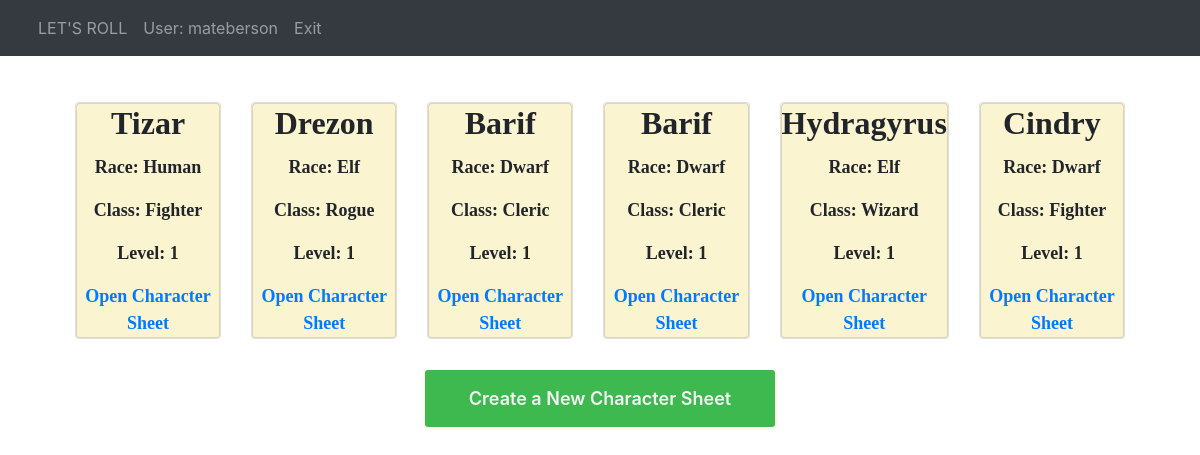
Before: / (signed in) with the older database file.
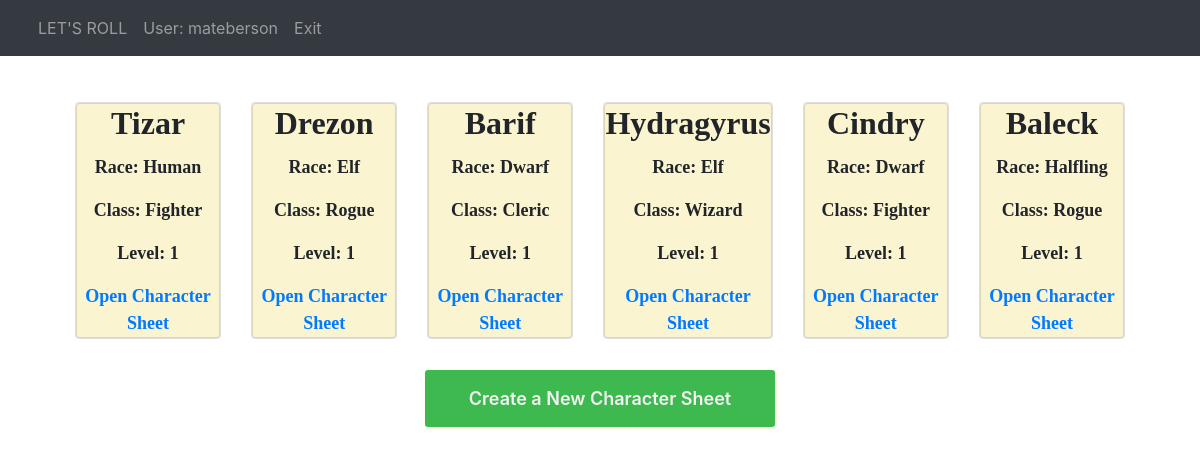
After: the same page with the newer database file.
### pages/models.py (models this page shows)
class character_Sheet(models.Model):
    user = models.ForeignKey(get_user_model(), on_delete=models.CASCADE, default=None)
    name = models.CharField("name", max_length=255, default=None)
    clas = models.CharField("class", max_length=255, default=None)
    race = models.CharField("race", max_length=255, default=None)
    level = models.IntegerField("level", default=None)
    sheet = models.JSONField("character sheet")

### pages/views.py (the view)
# urls.py: 2. Add a URL to urlpatterns:  path('', views.home, name='home')
@login_required  # pra acessar a view o usuário precisa estar logado
def home(request):
    value = character_Sheet.objects.all().filter(user=request.user)
    return render(request, "home.html", {"value": value})

### templates/home.html (shortened to what this page needs)
{% extends 'base.html' %}
{% block content %}
<div class="col-md-12">
    <div style="background-color: rgb(250,244,209); border-radius: 3px; box-shadow: 1,1,1,1;text-align: center;"
        class="home-ground ">
        <div class="col-md-12">
            <div style="background-color: transparent; border-radius: 3px; box-shadow: 1,1,1,1;text-align: center; ; "
            class="home-ground ">
            <div class="row row-cols-1 row-cols-md-2 g-4">
                {% for item in value %}
                    <div class="col">
                        <div class="card">
                            <div class="card w-100" style="background-color: rgb(250,244,209); font-family: Papyrus;">
                            <h5 class="card-title" style="font-size: xx-large; font-weight: bold;" size= 12>{{ item.name }}</h5>
                            <p class="card-text" style="font-size: large; font-weight: bold;">Race: {{ item.race }}</p>
                            <p class="card-text"style="font-size: large; font-weight: bold;">Class: {{ item.clas }}</p>
                            <p class="card-text"style="font-size: large; font-weight: bold;">Level: {{ item.level }}</p>
                            <a href="/sheet/{{ item.id }}" class="card-link" style="font-size: large; font-weight: bold;">Open Character Sheet</a>
                            </div>
                        </div>
                    </div>
                {%endfor%}
              </div>
            </div>
        </div>
        <div style=" background-color: transparent; justify-content: center; display: flex;" class="pt-3 col-md-12">
            <div style="box-shadow: 1px 1px 5px rgb(250,244,209);border-radius: 3px; background-color: rgb(62, 185, 79);" class="col-md-4">
                <a style="text-decoration: none;margin-top: 50px; font-size: large;color: rgb(243, 243, 243);font-weight: 600"
                    href="/sheet_create/">Create a New Character Sheet</a>
            </div>
        </div>
    </div>
</div>
{% endblock %}

Changed rows visible on the page:
removed character_Sheet: name "Barif", race "Dwarf", clas "Cleric", level "1"
added character_Sheet: name "Baleck", race "Halfling", clas "Rogue", level "1"
